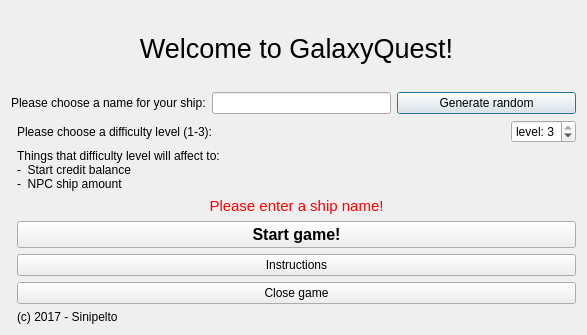
<?xml version="1.0" encoding="UTF-8"?>
<ui version="4.0">
 <class>StartDialog</class>
 <widget class="QDialog" name="StartDialog">
  <property name="geometry">
   <rect>
    <x>0</x>
    <y>0</y>
    <width>587</width>
    <height>335</height>
   </rect>
  </property>
  <property name="sizePolicy">
   <sizepolicy hsizetype="Preferred" vsizetype="Preferred">
    <horstretch>0</horstretch>
    <verstretch>0</verstretch>
   </sizepolicy>
  </property>
  <property name="windowTitle">
   <string>Dialog</string>
  </property>
  <layout class="QFormLayout" name="formLayout">
   <item row="0" column="1">
    <widget class="QLabel" name="title">
     <property name="sizePolicy">
      <sizepolicy hsizetype="Expanding" vsizetype="Expanding">
       <horstretch>0</horstretch>
       <verstretch>0</verstretch>
      </sizepolicy>
     </property>
     <property name="font">
      <font>
       <pointsize>20</pointsize>
      </font>
     </property>
     <property name="text">
      <string>&lt;html&gt;&lt;head/&gt;&lt;body&gt;&lt;p align=&quot;center&quot;&gt;Welcome to GalaxyQuest!&lt;/p&gt;&lt;/body&gt;&lt;/html&gt;</string>
     </property>
    </widget>
   </item>
   <item row="1" column="0" colspan="2">
    <layout class="QHBoxLayout" name="nameLayout">
     <item>
      <widget class="QLabel" name="nameLabel">
       <property name="sizePolicy">
        <sizepolicy hsizetype="Preferred" vsizetype="Preferred">
         <horstretch>0</horstretch>
         <verstretch>0</verstretch>
        </sizepolicy>
       </property>
       <property name="text">
        <string>Please choose a name for your ship:</string>
       </property>
      </widget>
     </item>
     <item>
      <widget class="QLineEdit" name="nameField">
       <property name="sizePolicy">
        <sizepolicy hsizetype="Preferred" vsizetype="Preferred">
         <horstretch>0</horstretch>
         <verstretch>0</verstretch>
        </sizepolicy>
       </property>
      </widget>
     </item>
     <item>
      <widget class="QPushButton" name="randomizeButton">
       <property name="sizePolicy">
        <sizepolicy hsizetype="Preferred" vsizetype="Preferred">
         <horstretch>0</horstretch>
         <verstretch>0</verstretch>
        </sizepolicy>
       </property>
       <property name="text">
        <string>Generate random</string>
       </property>
      </widget>
     </item>
    </layout>
   </item>
   <item row="2" column="1">
    <layout class="QHBoxLayout" name="diffLayout">
     <item>
      <widget class="QLabel" name="diffLabel">
       <property name="sizePolicy">
        <sizepolicy hsizetype="Minimum" vsizetype="Preferred">
         <horstretch>0</horstretch>
         <verstretch>0</verstretch>
        </sizepolicy>
       </property>
       <property name="text">
        <string>Please choose a difficulty level (1-3):</string>
       </property>
      </widget>
     </item>
     <item>
      <widget class="QSpinBox" name="diffBox">
       <property name="sizePolicy">
        <sizepolicy hsizetype="Maximum" vsizetype="Preferred">
         <horstretch>0</horstretch>
         <verstretch>0</verstretch>
        </sizepolicy>
       </property>
       <property name="prefix">
        <string>level: </string>
       </property>
       <property name="minimum">
        <number>1</number>
       </property>
       <property name="maximum">
        <number>3</number>
       </property>
       <property name="value">
        <number>3</number>
       </property>
      </widget>
     </item>
    </layout>
   </item>
   <item row="3" column="1">
    <widget class="QLabel" name="infoLabel">
     <property name="text">
      <string>Things that difficulty level will affect to:
-  Start credit balance
-  NPC ship amount</string>
     </property>
    </widget>
   </item>
   <item row="6" column="1">
    <widget class="QLabel" name="warningLabel">
     <property name="font">
      <font>
       <pointsize>10</pointsize>
      </font>
     </property>
     <property name="whatsThis">
      <string>&lt;html&gt;&lt;head/&gt;&lt;body&gt;&lt;p&gt;Please enter a ship name!&lt;/p&gt;&lt;p&gt;&lt;br/&gt;&lt;/p&gt;&lt;/body&gt;&lt;/html&gt;</string>
     </property>
     <property name="styleSheet">
      <string notr="true">Please enter a ship name!</string>
     </property>
     <property name="text">
      <string>&lt;html&gt;&lt;head/&gt;&lt;body&gt;&lt;p align=&quot;center&quot;&gt;&lt;span style=&quot; font-size:11pt; color:#ff0000;&quot;&gt;Please enter a ship name!&lt;/span&gt;&lt;/p&gt;&lt;/body&gt;&lt;/html&gt;</string>
     </property>
    </widget>
   </item>
   <item row="7" column="1">
    <widget class="QPushButton" name="startButton">
     <property name="sizePolicy">
      <sizepolicy hsizetype="Minimum" vsizetype="Minimum">
       <horstretch>0</horstretch>
       <verstretch>0</verstretch>
      </sizepolicy>
     </property>
     <property name="font">
      <font>
       <pointsize>12</pointsize>
       <weight>75</weight>
       <bold>true</bold>
      </font>
     </property>
     <property name="text">
      <string>Start game!</string>
     </property>
    </widget>
   </item>
   <item row="8" column="1">
    <widget class="QPushButton" name="helpButton">
     <property name="text">
      <string>Instructions</string>
     </property>
    </widget>
   </item>
   <item row="9" column="1">
    <widget class="QPushButton" name="closeButton">
     <property name="text">
      <string>Close game</string>
     </property>
    </widget>
   </item>
   <item row="10" column="1">
    <widget class="QLabel" name="crLabel">
     <property name="sizePolicy">
      <sizepolicy hsizetype="Preferred" vsizetype="Preferred">
       <horstretch>0</horstretch>
       <verstretch>0</verstretch>
      </sizepolicy>
     </property>
     <property name="text">
      <string>(c) 2017 - Sinipelto</string>
     </property>
    </widget>
   </item>
  </layout>
 </widget>
 <resources/>
 <connections/>
</ui>
